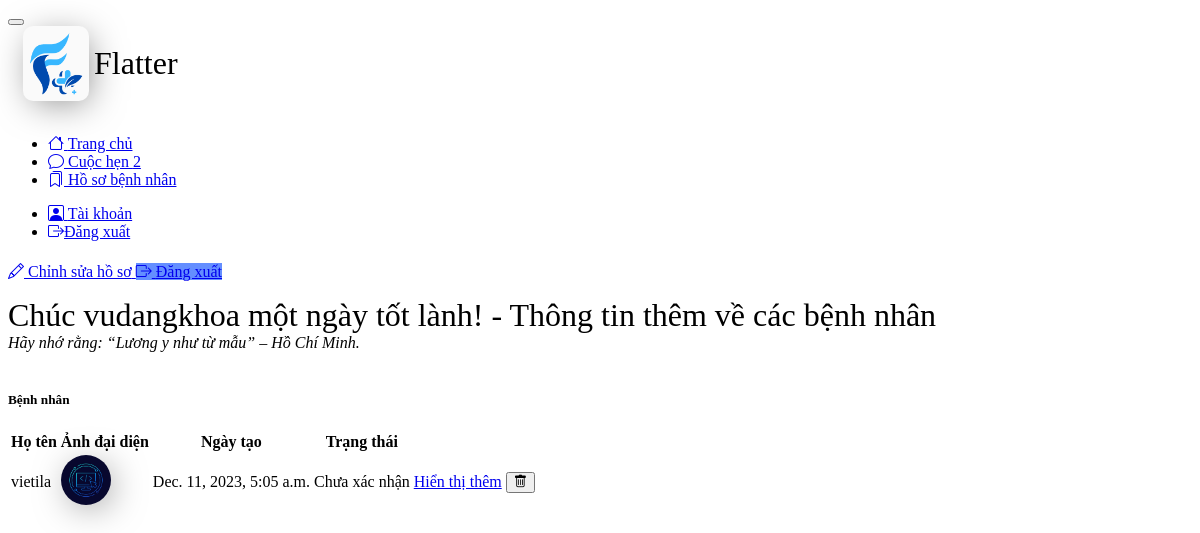
Screenshot of /doctorpatient (signed in) with the database file from the repository.
### Main_App/models.py (models this page shows, shortened)
class Patient(models.Model):
    user=models.OneToOneField(User,on_delete=models.CASCADE, default=None)
    profile_pic= models.ImageField(upload_to='profile_pic/',null=True,blank=True)
    mobile = models.CharField(max_length=20,default=None, null=True)
    status= models.BooleanField(default=False)
    created_on = models.DateTimeField(auto_now_add=True)
    desc = models.TextField(max_length=500,default=None,blank=True)
    class Meta:
        ordering = ['-created_on']
    def __str__(self):
        return self.user.username

### Main_App/views.py (the view)
# urls.py: path('doctorpatient',views.doctorpatient,name="doctorpatient"),
def doctorpatient(request):
    dict={
        'numpatient':models.Patient.objects.all().count(),
        'patient':models.Patient.objects.all(),
        'event':models.Event.objects.all().count(),
    }
    if is_doctor(request.user):
        pass
    else:
        return redirect("/")
    return render(request,'doctor/doctorpatient.html',context=dict)

### Main_App/views.py (called while the page is built)
def is_doctor(user):
    return user.groups.filter(name='DOCTOR').exists()

### template/doctor/doctorpatient.html (shortened to what this page needs)
{% extends 'doctor/doctorbase.html' %}
{% block content %}
{%load static%}
<div class="container">
    <div class="card shadow border-0">
        <div class="card-body">
            <div style="font-size: 2rem;">Chúc {{request.user}} một ngày tốt lành! - Thông tin thêm về các bệnh nhân
            </div>
            <div class="brief"> <i>Hãy nhớ rằng: “Lương y như từ mẫu” – Hồ Chí Minh.
                </i> </div>
        </div>
    </div>
    <br>
    <div class="card shadow border-0 mb-7">
        <div class="card-header">
            <h5 class="mb-0">Bệnh nhân</h5>
        </div>
        <div class="table-responsive">
            <table class="table table-hover table-nowrap">
                <thead class="thead-light">
                    <tr>
                        <th scope="col">Họ tên</th>
                        <th scope="col">Ảnh đại diện </th>
                        <th scope="col">Ngày tạo</th>
                        <th scope="col">Trạng thái</th>
                        <th></th>
                    </tr>
                </thead>
                <tbody>
                    {% for t in patient %}
                    <tr>
                        <td>{{t}}</td>
                        <td>
                            <img style="background: #fafafa;
    box-shadow: 4px 6px 36px -6px rgba(1, 1, 1, 0.5);
    margin: auto;
    border-radius: 50%;
    height: 50px;
    object-fit: cover;
    margin: auto;" width="50" height="50" alt="..." src="/images/{{ t.profile_pic }}">
                        </td>
                        <td>
                            {{t.created_on}}
                        </td>
                        <td>
                            <a id="status" class="text-heading font-semibold">
                            </a>
                        </td>
                        <td class="text-end">
                            <a href="#" class="btn btn-sm btn-neutral">Hiển thị thêm</a>
                            <button type="button" class="btn btn-sm btn-square btn-neutral text-danger-hover">
                                <i class="bi bi-trash"></i>
                            </button>
                        </td>
                    </tr>
                    {% endfor %}
                </tbody>
            </table>
        </div>
    </div>
</div>
{% endblock content %}

### rows the page displays
Patient: user.username "vietila", profile_pic (picture), created_on "Dec. 11, 2023, 5:05 a.m."

### other values shown
{{ event }} "2"
{{ request.user }} "vudangkhoa"
